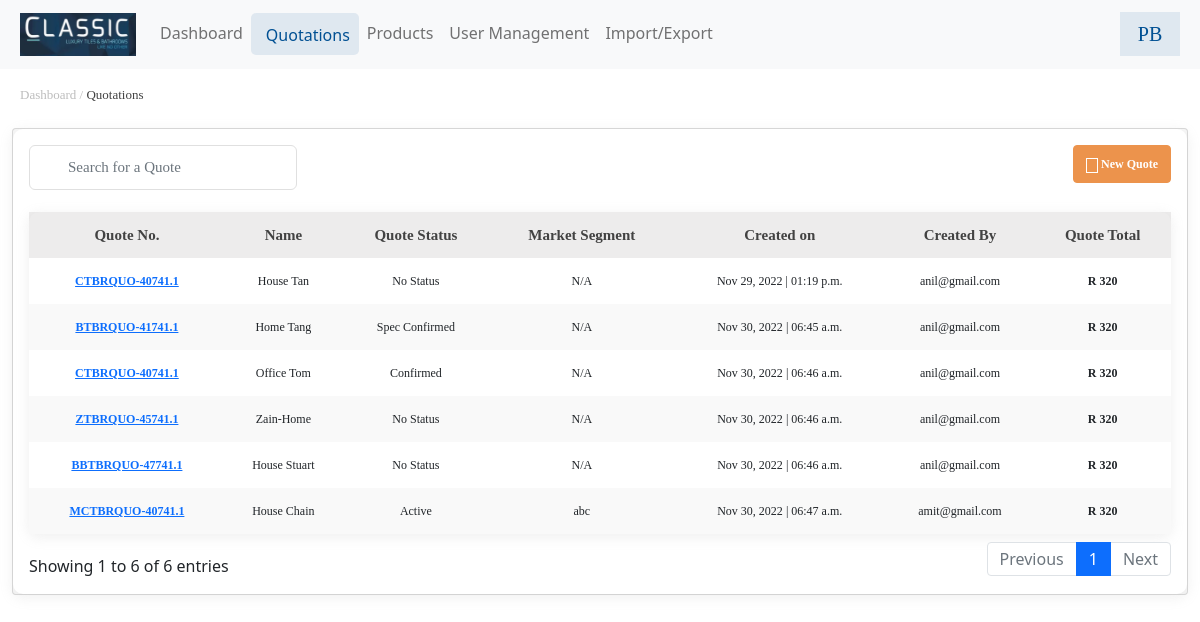
Page /quotations/ on the earlier database version.
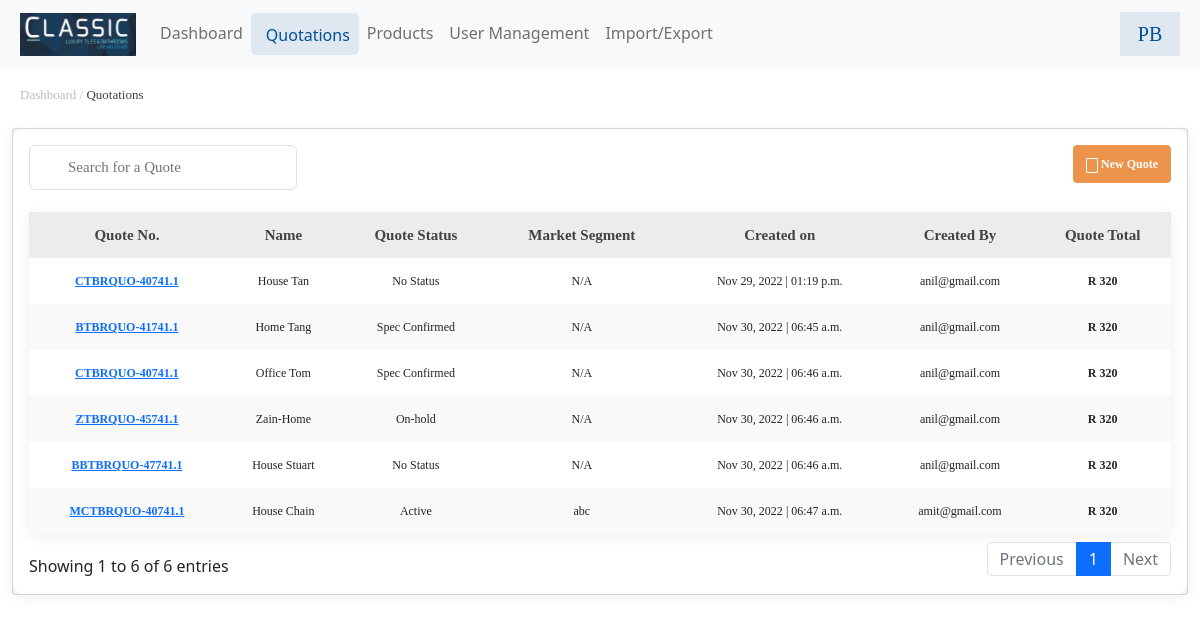
Same page on the later database version.
### app/models.py (models this page shows, shortened)
class Quotation(models.Model):
    quot_no = models.CharField(max_length=200)
    name = models.CharField(max_length=200)
    quot_status = models.CharField(max_length=5, choices=quotationstatus, default="no")
    market_seg = models.CharField(max_length=200)
    created_at = models.DateTimeField(auto_now_add=True)
    created_by = models.ForeignKey(User, on_delete=models.CASCADE)

### app/views.py (the view)
# urls.py: path('quotations/', views.quotation, name='quotations'),
def quotation(request):
    quots = Quotation.objects.all()
    return render(request, "quotation.html", {"quots": quots})

### app/templates/quotation.html (shortened to what this page needs)
{% extends 'base.html' %}
{% load static %}
{% block pagenav %}
<div class="content-header tab-padding-left">
    <div class="container-fluid">
        <div class="row mb-2">
            <div class="col-sm-6">
                <p class="m-0 dashboard-sub-heading">Dashboard / <span style="color:#424242 !important;">Quotations</span></p>
            </div>
        </div>
    </div>
</div>
{% endblock pagenav %}
{% block main-content %}
<section class="content tab-padding-left">
    <div class="container-fluid">
        <div class="card">
            <div class="card-body quotations-card">
                <div class="row">
                    <div class="col-md-3">
                        <div class="form-group has-search">
                            <form action="" method="post">
                                <input type="text" class="form-control searchbox" placeholder="Search for a Quote" id="qsearch"/>
                            </form>
                        </div>
                    </div>
                    <div class="col-md-9 text-right">
                        <button class="btn btn-warning new-quotations-btn"><i class="fa fa-plus quotation-plus-icon"></i> New Quote</button>
                    </div>
                </div>
                <table id="example1" class="table text-center quotations-table">
                    <thead>
                    <tr  class="heading">
                        <th>Quote No.</th>
                        <th>Name</th>
                        <th>Quote Status</th>
                        <th>Market Segment</th>
                        <th>Created on</th>
                        <th>Created By</th>
                        <th>Quote Total</th>
                    </tr>
                    </thead>
                    <tbody id="qtbody">
                    {% for q in quots %}
                    <tr>
                        <td class="fw-bold"><a href="{% url 'quotdetail' q.id %}">{{q.quot_no}}</a></td>
                        <td>{{q.name}}</td>
                        <td>{{q.get_quot_status_display}}</td>
                        <td>{{q.market_seg}}</td>
                        <td>{{q.created_at|date:"M d, Y"}} | {{q.created_at|time:"h:i a"}}</td>
                        <td>{{q.created_by.email}}</td>
                        <td class="fw-bold">R 320</td>
                    </tr>
                    {% endfor %}
                    </tbody>
                </table>
            </div>
        </div>
    </div>
</section>
{% endblock main-content %}

Differences in the rows shown:
changed Quotation "Office Tom": quot_status "Confirmed" → "Spec Confirmed"
changed Quotation "ZTBRQUO-45741.1": quot_status "No Status" → "On-hold"
